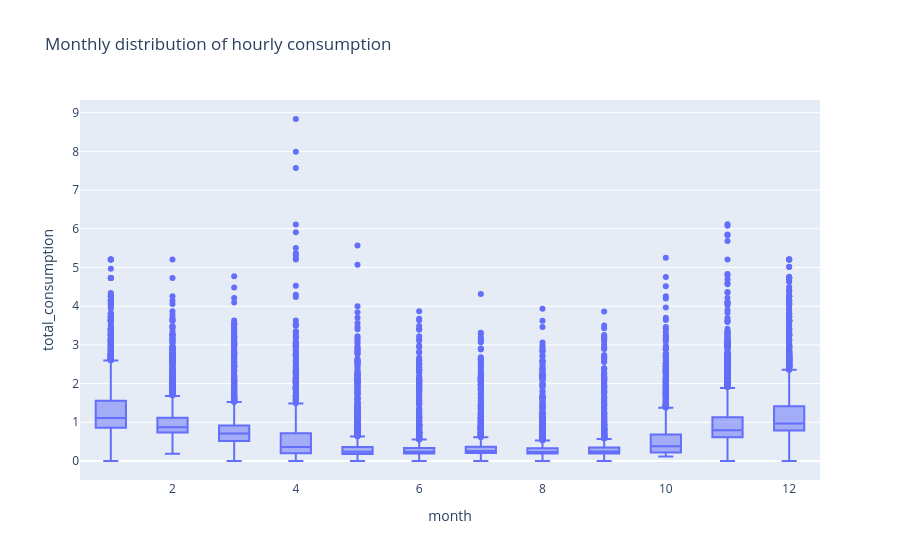

Notebook code for this chart:
### Code cell
# monthly boxplot to expose seasonality (heat pump + lighting drive winter peaks)
mdf = eda.copy()
mdf['month'] = mdf.index.month
fig = px.box(mdf, x='month', y='total_consumption', title='Monthly distribution of hourly consumption')
fig.show()

### Figure 1 — Plotly figure (JSON) as saved in the notebook; plotly's stock layout.template omitted (floating-point values rounded to 4 significant figures; data arrays with more than 128 entries replaced by an {"elided": "..."} marker saying what was removed)
{"data": [{"alignmentgroup": "True", "hovertemplate": "month=%{x}<br>total_consumption=%{y}<extra></extra>", "legendgroup": "", "marker": {"color": "#636efa"}, "name": "", "notched": false, "offsetgroup": "", "orientation": "v", "showlegend": false, "type": "box", "x": {"elided": "20359 int values"}, "x0": " ", "xaxis": "x", "y": {"elided": "20359 float values"}, "y0": " ", "yaxis": "y"}], "layout": {"boxmode": "group", "legend": {"tracegroupgap": 0}, "title": {"text": "Monthly distribution of hourly consumption"}, "xaxis": {"anchor": "y", "domain": [0, 1], "title": {"text": "month"}}, "yaxis": {"anchor": "x", "domain": [0, 1], "title": {"text": "total_consumption"}}}}
